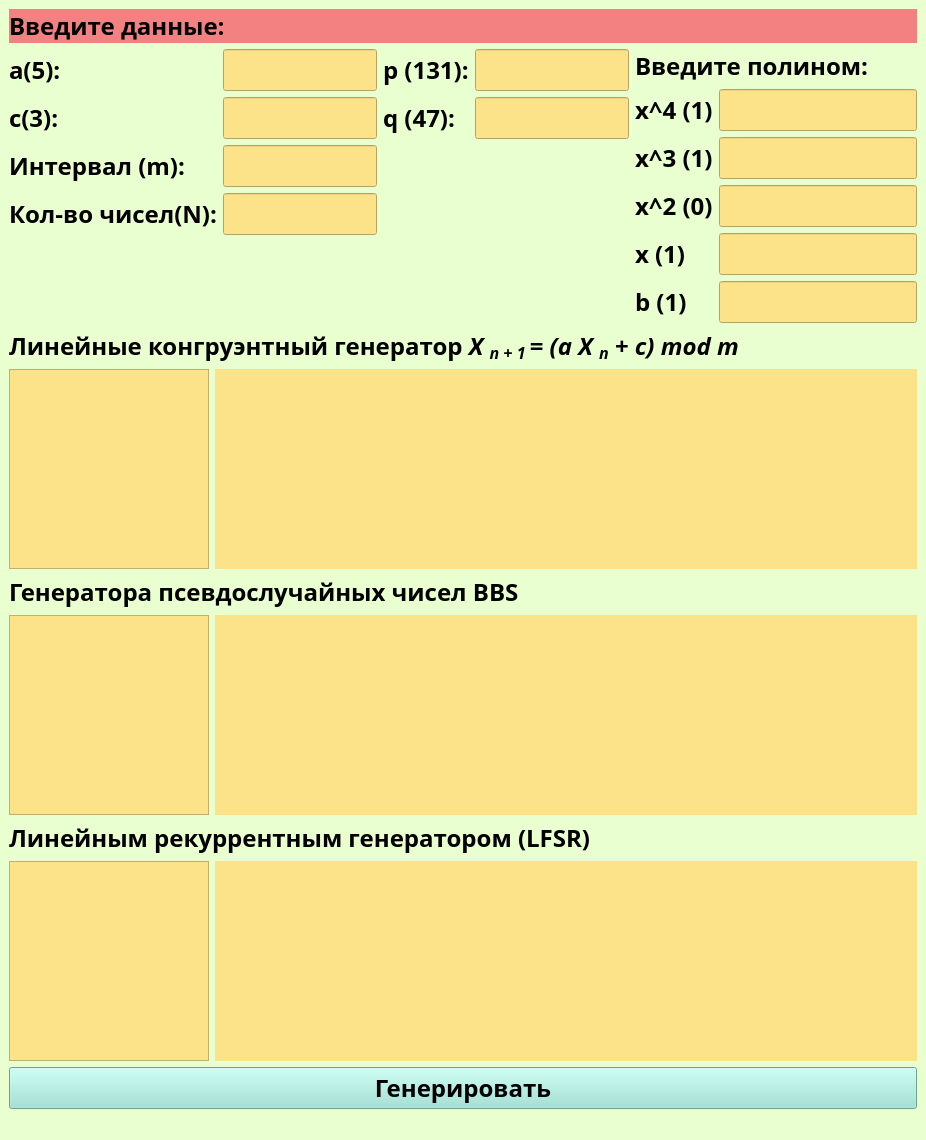
<?xml version="1.0" encoding="UTF-8"?>
<ui version="4.0">
 <class>MainWindow</class>
 <widget class="QMainWindow" name="MainWindow">
  <property name="geometry">
   <rect>
    <x>0</x>
    <y>0</y>
    <width>926</width>
    <height>933</height>
   </rect>
  </property>
  <property name="windowTitle">
   <string>MainWindow</string>
  </property>
  <property name="styleSheet">
   <string notr="true">background-color: #EAFFD0</string>
  </property>
  <widget class="QWidget" name="centralwidget">
   <layout class="QVBoxLayout" name="verticalLayout">
    <item>
     <widget class="QLabel" name="label">
      <property name="font">
       <font>
        <family>Aero Matics</family>
        <pointsize>18</pointsize>
        <weight>75</weight>
        <bold>true</bold>
       </font>
      </property>
      <property name="styleSheet">
       <string notr="true">background-color: #F38181</string>
      </property>
      <property name="text">
       <string>&lt;html&gt;&lt;head/&gt;&lt;body&gt;&lt;p&gt;&lt;span style=&quot; font-size:18pt;&quot;&gt;Введите данные:&lt;/span&gt;&lt;/p&gt;&lt;/body&gt;&lt;/html&gt;</string>
      </property>
     </widget>
    </item>
    <item>
     <layout class="QHBoxLayout" name="horizontalLayout">
      <item>
       <layout class="QFormLayout" name="formLayout">
        <item row="0" column="0">
         <widget class="QLabel" name="label_3">
          <property name="font">
           <font>
            <family>Aero Matics</family>
            <weight>75</weight>
            <bold>true</bold>
           </font>
          </property>
          <property name="text">
           <string>&lt;html&gt;&lt;head/&gt;&lt;body&gt;&lt;p&gt;&lt;span style=&quot; font-size:18pt;&quot;&gt;a(5):&lt;/span&gt;&lt;/p&gt;&lt;/body&gt;&lt;/html&gt;</string>
          </property>
         </widget>
        </item>
        <item row="0" column="1">
         <widget class="QLineEdit" name="lineEdit">
          <property name="maximumSize">
           <size>
            <width>200</width>
            <height>16777215</height>
           </size>
          </property>
          <property name="font">
           <font>
            <family>Aero Matics</family>
            <pointsize>18</pointsize>
            <weight>75</weight>
            <bold>true</bold>
           </font>
          </property>
          <property name="styleSheet">
           <string notr="true">background-color: #FCE38A;

</string>
          </property>
         </widget>
        </item>
        <item row="1" column="0">
         <widget class="QLabel" name="label_2">
          <property name="font">
           <font>
            <family>Aero Matics</family>
            <weight>75</weight>
            <bold>true</bold>
           </font>
          </property>
          <property name="text">
           <string>&lt;html&gt;&lt;head/&gt;&lt;body&gt;&lt;p&gt;&lt;span style=&quot; font-size:18pt;&quot;&gt;c(3):&lt;/span&gt;&lt;/p&gt;&lt;/body&gt;&lt;/html&gt;</string>
          </property>
         </widget>
        </item>
        <item row="1" column="1">
         <widget class="QLineEdit" name="lineEdit_2">
          <property name="maximumSize">
           <size>
            <width>200</width>
            <height>16777215</height>
           </size>
          </property>
          <property name="font">
           <font>
            <family>Aero Matics</family>
            <pointsize>18</pointsize>
            <weight>75</weight>
            <bold>true</bold>
           </font>
          </property>
          <property name="styleSheet">
           <string notr="true">background-color: #FCE38A</string>
          </property>
         </widget>
        </item>
        <item row="2" column="0">
         <widget class="QLabel" name="label_4">
          <property name="font">
           <font>
            <family>Aero Matics</family>
            <weight>75</weight>
            <bold>true</bold>
           </font>
          </property>
          <property name="text">
           <string>&lt;html&gt;&lt;head/&gt;&lt;body&gt;&lt;p&gt;&lt;span style=&quot; font-size:18pt;&quot;&gt;Интервал (m):&lt;/span&gt;&lt;/p&gt;&lt;/body&gt;&lt;/html&gt;</string>
          </property>
         </widget>
        </item>
        <item row="2" column="1">
         <widget class="QLineEdit" name="lineEdit_3">
          <property name="maximumSize">
           <size>
            <width>200</width>
            <height>16777215</height>
           </size>
          </property>
          <property name="font">
           <font>
            <family>Aero Matics</family>
            <pointsize>18</pointsize>
            <weight>75</weight>
            <bold>true</bold>
           </font>
          </property>
          <property name="styleSheet">
           <string notr="true">background-color: #FCE38A</string>
          </property>
         </widget>
        </item>
        <item row="3" column="0">
         <widget class="QLabel" name="label_5">
          <property name="font">
           <font>
            <family>Aero Matics</family>
            <weight>75</weight>
            <bold>true</bold>
           </font>
          </property>
          <property name="text">
           <string>&lt;html&gt;&lt;head/&gt;&lt;body&gt;&lt;p&gt;&lt;span style=&quot; font-size:18pt;&quot;&gt;Кол-во чисел(N):&lt;/span&gt;&lt;/p&gt;&lt;/body&gt;&lt;/html&gt;</string>
          </property>
         </widget>
        </item>
        <item row="3" column="1">
         <widget class="QLineEdit" name="lineEdit_4">
          <property name="maximumSize">
           <size>
            <width>200</width>
            <height>16777215</height>
           </size>
          </property>
          <property name="font">
           <font>
            <family>Aero Matics</family>
            <pointsize>18</pointsize>
            <weight>75</weight>
            <bold>true</bold>
           </font>
          </property>
          <property name="styleSheet">
           <string notr="true">background-color: #FCE38A</string>
          </property>
         </widget>
        </item>
       </layout>
      </item>
      <item>
       <layout class="QFormLayout" name="formLayout_4">
        <item row="0" column="0">
         <widget class="QLabel" name="label_7">
          <property name="font">
           <font>
            <family>Aero Matics</family>
            <weight>75</weight>
            <bold>true</bold>
           </font>
          </property>
          <property name="text">
           <string>&lt;html&gt;&lt;head/&gt;&lt;body&gt;&lt;p&gt;&lt;span style=&quot; font-size:18pt;&quot;&gt;p (131):&lt;/span&gt;&lt;/p&gt;&lt;/body&gt;&lt;/html&gt;</string>
          </property>
         </widget>
        </item>
        <item row="0" column="1">
         <widget class="QLineEdit" name="lineEdit_5">
          <property name="maximumSize">
           <size>
            <width>200</width>
            <height>16777215</height>
           </size>
          </property>
          <property name="font">
           <font>
            <family>Aero Matics</family>
            <pointsize>18</pointsize>
            <weight>75</weight>
            <bold>true</bold>
           </font>
          </property>
          <property name="styleSheet">
           <string notr="true">background-color: #FCE38A</string>
          </property>
         </widget>
        </item>
        <item row="1" column="0">
         <widget class="QLabel" name="label_8">
          <property name="font">
           <font>
            <family>Aero Matics</family>
            <weight>75</weight>
            <bold>true</bold>
           </font>
          </property>
          <property name="text">
           <string>&lt;html&gt;&lt;head/&gt;&lt;body&gt;&lt;p&gt;&lt;span style=&quot; font-size:18pt;&quot;&gt;q (47):&lt;/span&gt;&lt;/p&gt;&lt;/body&gt;&lt;/html&gt;</string>
          </property>
         </widget>
        </item>
        <item row="1" column="1">
         <widget class="QLineEdit" name="lineEdit_6">
          <property name="maximumSize">
           <size>
            <width>200</width>
            <height>16777215</height>
           </size>
          </property>
          <property name="font">
           <font>
            <family>Aero Matics</family>
            <pointsize>18</pointsize>
            <weight>75</weight>
            <bold>true</bold>
           </font>
          </property>
          <property name="styleSheet">
           <string notr="true">background-color: #FCE38A</string>
          </property>
         </widget>
        </item>
       </layout>
      </item>
      <item>
       <layout class="QVBoxLayout" name="verticalLayout_4">
        <item>
         <widget class="QLabel" name="label_11">
          <property name="font">
           <font>
            <family>Aero Matics</family>
            <pointsize>18</pointsize>
            <weight>75</weight>
            <bold>true</bold>
           </font>
          </property>
          <property name="text">
           <string>Введите полином:</string>
          </property>
         </widget>
        </item>
        <item>
         <layout class="QFormLayout" name="formLayout_3">
          <item row="0" column="0">
           <widget class="QLabel" name="label_13">
            <property name="font">
             <font>
              <family>Aero Matics</family>
              <pointsize>18</pointsize>
              <weight>75</weight>
              <bold>true</bold>
             </font>
            </property>
            <property name="text">
             <string>x^4 (1)</string>
            </property>
           </widget>
          </item>
          <item row="0" column="1">
           <widget class="QLineEdit" name="lineEdit_8">
            <property name="font">
             <font>
              <family>Aero Matics</family>
              <pointsize>18</pointsize>
              <weight>75</weight>
              <bold>true</bold>
             </font>
            </property>
            <property name="styleSheet">
             <string notr="true">background-color: #FCE38A</string>
            </property>
           </widget>
          </item>
          <item row="1" column="0">
           <widget class="QLabel" name="label_14">
            <property name="font">
             <font>
              <family>Aero Matics</family>
              <pointsize>18</pointsize>
              <weight>75</weight>
              <bold>true</bold>
             </font>
            </property>
            <property name="text">
             <string>x^3 (1)</string>
            </property>
           </widget>
          </item>
          <item row="1" column="1">
           <widget class="QLineEdit" name="lineEdit_9">
            <property name="font">
             <font>
              <family>Aero Matics</family>
              <pointsize>18</pointsize>
              <weight>75</weight>
              <bold>true</bold>
             </font>
            </property>
            <property name="styleSheet">
             <string notr="true">background-color: #FCE38A</string>
            </property>
           </widget>
          </item>
          <item row="2" column="0">
           <widget class="QLabel" name="label_15">
            <property name="font">
             <font>
              <family>Aero Matics</family>
              <pointsize>18</pointsize>
              <weight>75</weight>
              <bold>true</bold>
             </font>
            </property>
            <property name="text">
             <string>x^2 (0)</string>
            </property>
           </widget>
          </item>
          <item row="2" column="1">
           <widget class="QLineEdit" name="lineEdit_10">
            <property name="font">
             <font>
              <family>Aero Matics</family>
              <pointsize>18</pointsize>
              <weight>75</weight>
              <bold>true</bold>
             </font>
            </property>
            <property name="styleSheet">
             <string notr="true">background-color: #FCE38A</string>
            </property>
           </widget>
          </item>
          <item row="3" column="0">
           <widget class="QLabel" name="label_16">
            <property name="font">
             <font>
              <family>Aero Matics</family>
              <pointsize>18</pointsize>
              <weight>75</weight>
              <bold>true</bold>
             </font>
            </property>
            <property name="text">
             <string>x (1)</string>
            </property>
           </widget>
          </item>
          <item row="3" column="1">
           <widget class="QLineEdit" name="lineEdit_11">
            <property name="font">
             <font>
              <family>Aero Matics</family>
              <pointsize>18</pointsize>
              <weight>75</weight>
              <bold>true</bold>
             </font>
            </property>
            <property name="styleSheet">
             <string notr="true">background-color: #FCE38A</string>
            </property>
           </widget>
          </item>
          <item row="4" column="0">
           <widget class="QLabel" name="label_17">
            <property name="font">
             <font>
              <family>Aero Matics</family>
              <pointsize>18</pointsize>
              <weight>75</weight>
              <bold>true</bold>
             </font>
            </property>
            <property name="text">
             <string>b (1)</string>
            </property>
           </widget>
          </item>
          <item row="4" column="1">
           <widget class="QLineEdit" name="lineEdit_12">
            <property name="font">
             <font>
              <family>Aero Matics</family>
              <pointsize>18</pointsize>
              <weight>75</weight>
              <bold>true</bold>
             </font>
            </property>
            <property name="styleSheet">
             <string notr="true">background-color: #FCE38A</string>
            </property>
           </widget>
          </item>
         </layout>
        </item>
       </layout>
      </item>
     </layout>
    </item>
    <item>
     <widget class="QLabel" name="label_6">
      <property name="font">
       <font>
        <family>Aero Matics</family>
        <weight>75</weight>
        <bold>true</bold>
       </font>
      </property>
      <property name="text">
       <string>&lt;html&gt;&lt;head/&gt;&lt;body&gt;&lt;p&gt;&lt;span style=&quot; font-size:18pt;&quot;&gt;Линейные конгруэнтный генератор &lt;/span&gt;&lt;span style=&quot; font-size:18pt; font-style:italic;&quot;&gt;X &lt;/span&gt;&lt;span style=&quot; font-size:18pt; font-style:italic; vertical-align:sub;&quot;&gt;n + 1 &lt;/span&gt;&lt;span style=&quot; font-size:18pt; font-style:italic;&quot;&gt;= (a X &lt;/span&gt;&lt;span style=&quot; font-size:18pt; font-style:italic; vertical-align:sub;&quot;&gt;n&lt;/span&gt;&lt;span style=&quot; font-size:18pt; font-style:italic;&quot;&gt; + c) mod m&lt;/span&gt;&lt;/p&gt;&lt;/body&gt;&lt;/html&gt;</string>
      </property>
     </widget>
    </item>
    <item>
     <layout class="QHBoxLayout" name="horizontalLayout_2">
      <item>
       <widget class="QTextBrowser" name="textBrowser">
        <property name="minimumSize">
         <size>
          <width>200</width>
          <height>200</height>
         </size>
        </property>
        <property name="maximumSize">
         <size>
          <width>200</width>
          <height>16777215</height>
         </size>
        </property>
        <property name="font">
         <font>
          <family>Aero Matics</family>
          <pointsize>16</pointsize>
          <weight>75</weight>
          <bold>true</bold>
         </font>
        </property>
        <property name="styleSheet">
         <string notr="true">background-color: #FCE38A</string>
        </property>
       </widget>
      </item>
      <item>
       <widget class="QCustomPlot" name="qt1" native="true">
        <property name="minimumSize">
         <size>
          <width>700</width>
          <height>200</height>
         </size>
        </property>
        <property name="maximumSize">
         <size>
          <width>16777215</width>
          <height>16777215</height>
         </size>
        </property>
        <property name="font">
         <font>
          <family>Aero Matics</family>
          <pointsize>18</pointsize>
          <weight>75</weight>
          <bold>true</bold>
         </font>
        </property>
        <property name="styleSheet">
         <string notr="true">background-color: #FCE38A</string>
        </property>
       </widget>
      </item>
     </layout>
    </item>
    <item>
     <widget class="QLabel" name="label_9">
      <property name="font">
       <font>
        <family>Aero Matics</family>
        <weight>75</weight>
        <bold>true</bold>
       </font>
      </property>
      <property name="text">
       <string>&lt;html&gt;&lt;head/&gt;&lt;body&gt;&lt;p&gt;&lt;span style=&quot; font-size:18pt;&quot;&gt;Генератора псевдослучайных чисел BBS  &lt;/span&gt;&lt;/p&gt;&lt;/body&gt;&lt;/html&gt;</string>
      </property>
     </widget>
    </item>
    <item>
     <layout class="QHBoxLayout" name="horizontalLayout_3">
      <item>
       <widget class="QTextBrowser" name="textBrowser_2">
        <property name="minimumSize">
         <size>
          <width>200</width>
          <height>200</height>
         </size>
        </property>
        <property name="maximumSize">
         <size>
          <width>200</width>
          <height>16777215</height>
         </size>
        </property>
        <property name="font">
         <font>
          <family>Aero Matics</family>
          <pointsize>16</pointsize>
          <weight>75</weight>
          <bold>true</bold>
         </font>
        </property>
        <property name="styleSheet">
         <string notr="true">background-color: #FCE38A</string>
        </property>
       </widget>
      </item>
      <item>
       <widget class="QCustomPlot" name="qt2" native="true">
        <property name="minimumSize">
         <size>
          <width>700</width>
          <height>200</height>
         </size>
        </property>
        <property name="maximumSize">
         <size>
          <width>16777215</width>
          <height>16777215</height>
         </size>
        </property>
        <property name="font">
         <font>
          <family>Aero Matics</family>
          <pointsize>18</pointsize>
          <weight>75</weight>
          <bold>true</bold>
         </font>
        </property>
        <property name="styleSheet">
         <string notr="true">background-color: #FCE38A</string>
        </property>
       </widget>
      </item>
     </layout>
    </item>
    <item>
     <widget class="QLabel" name="label_10">
      <property name="font">
       <font>
        <family>Aero Matics</family>
        <weight>75</weight>
        <bold>true</bold>
       </font>
      </property>
      <property name="text">
       <string>&lt;html&gt;&lt;head/&gt;&lt;body&gt;&lt;p&gt;&lt;span style=&quot; font-size:18pt;&quot;&gt;Линейным рекуррентным генератором (LFSR) &lt;/span&gt;&lt;/p&gt;&lt;/body&gt;&lt;/html&gt;</string>
      </property>
     </widget>
    </item>
    <item>
     <layout class="QHBoxLayout" name="horizontalLayout_4">
      <item>
       <widget class="QTextBrowser" name="textBrowser_3">
        <property name="minimumSize">
         <size>
          <width>200</width>
          <height>200</height>
         </size>
        </property>
        <property name="maximumSize">
         <size>
          <width>200</width>
          <height>16777215</height>
         </size>
        </property>
        <property name="font">
         <font>
          <family>Aero Matics</family>
          <pointsize>16</pointsize>
          <weight>75</weight>
          <bold>true</bold>
         </font>
        </property>
        <property name="styleSheet">
         <string notr="true">background-color: #FCE38A</string>
        </property>
       </widget>
      </item>
      <item>
       <widget class="QCustomPlot" name="qt3" native="true">
        <property name="minimumSize">
         <size>
          <width>700</width>
          <height>200</height>
         </size>
        </property>
        <property name="maximumSize">
         <size>
          <width>16777215</width>
          <height>16777215</height>
         </size>
        </property>
        <property name="font">
         <font>
          <family>Aero Matics</family>
          <pointsize>18</pointsize>
          <weight>75</weight>
          <bold>true</bold>
         </font>
        </property>
        <property name="styleSheet">
         <string notr="true">background-color: #FCE38A</string>
        </property>
       </widget>
      </item>
     </layout>
    </item>
    <item>
     <widget class="QPushButton" name="pushButton">
      <property name="font">
       <font>
        <family>Aero Matics</family>
        <pointsize>18</pointsize>
        <weight>75</weight>
        <bold>true</bold>
       </font>
      </property>
      <property name="styleSheet">
       <string notr="true">background-color: #95E1D3</string>
      </property>
      <property name="text">
       <string>Генерировать</string>
      </property>
     </widget>
    </item>
   </layout>
  </widget>
  <widget class="QMenuBar" name="menubar">
   <property name="geometry">
    <rect>
     <x>0</x>
     <y>0</y>
     <width>926</width>
     <height>21</height>
    </rect>
   </property>
  </widget>
  <widget class="QStatusBar" name="statusbar"/>
 </widget>
 <customwidgets>
  <customwidget>
   <class>QCustomPlot</class>
   <extends>QWidget</extends>
   <header location="global">qcustomplot.h</header>
   <container>1</container>
  </customwidget>
 </customwidgets>
 <resources/>
 <connections/>
</ui>
